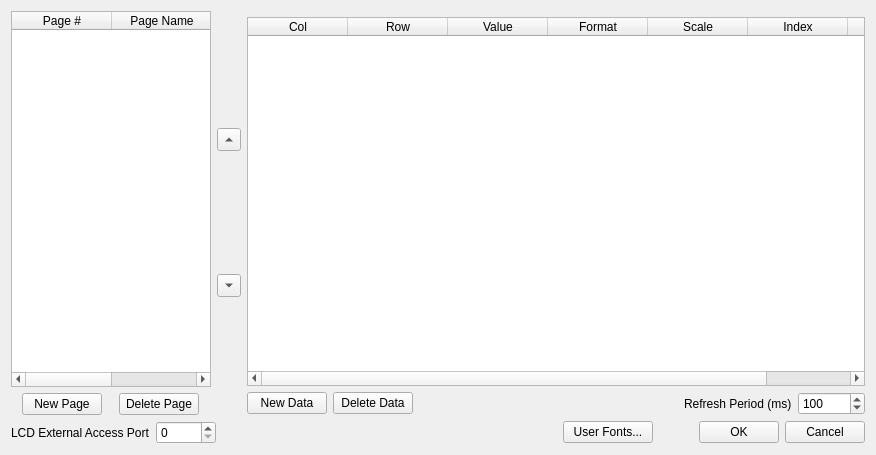
<?xml version="1.0" encoding="UTF-8"?>
<ui version="4.0">
 <class>LCDConfigDlgClass</class>
 <widget class="QWidget" name="LCDConfigDlgClass">
  <property name="geometry">
   <rect>
    <x>0</x>
    <y>0</y>
    <width>876</width>
    <height>455</height>
   </rect>
  </property>
  <property name="windowTitle">
   <string>LCD Config</string>
  </property>
  <layout class="QVBoxLayout" name="verticalLayout_4">
   <item>
    <layout class="QHBoxLayout" name="horizontalLayout_5">
     <item>
      <layout class="QVBoxLayout" name="verticalLayout_3">
       <item>
        <widget class="QTableWidget" name="tablePages">
         <property name="sizePolicy">
          <sizepolicy hsizetype="Fixed" vsizetype="Expanding">
           <horstretch>0</horstretch>
           <verstretch>0</verstretch>
          </sizepolicy>
         </property>
         <property name="maximumSize">
          <size>
           <width>200</width>
           <height>16777215</height>
          </size>
         </property>
         <property name="focusPolicy">
          <enum>Qt::StrongFocus</enum>
         </property>
         <property name="selectionBehavior">
          <enum>QAbstractItemView::SelectRows</enum>
         </property>
         <attribute name="horizontalHeaderStretchLastSection">
          <bool>true</bool>
         </attribute>
         <attribute name="verticalHeaderVisible">
          <bool>false</bool>
         </attribute>
         <column>
          <property name="text">
           <string>Page #</string>
          </property>
         </column>
         <column>
          <property name="text">
           <string>Page Name</string>
          </property>
         </column>
        </widget>
       </item>
       <item>
        <layout class="QHBoxLayout" name="horizontalLayout">
         <item>
          <widget class="QPushButton" name="btnAddPage">
           <property name="sizePolicy">
            <sizepolicy hsizetype="Fixed" vsizetype="Fixed">
             <horstretch>0</horstretch>
             <verstretch>0</verstretch>
            </sizepolicy>
           </property>
           <property name="text">
            <string>New Page</string>
           </property>
          </widget>
         </item>
         <item>
          <widget class="QPushButton" name="btnDeletePage">
           <property name="sizePolicy">
            <sizepolicy hsizetype="Fixed" vsizetype="Fixed">
             <horstretch>0</horstretch>
             <verstretch>0</verstretch>
            </sizepolicy>
           </property>
           <property name="text">
            <string>Delete Page</string>
           </property>
          </widget>
         </item>
         <item>
          <spacer name="horizontalSpacer_3">
           <property name="orientation">
            <enum>Qt::Horizontal</enum>
           </property>
           <property name="sizeType">
            <enum>QSizePolicy::Minimum</enum>
           </property>
           <property name="sizeHint" stdset="0">
            <size>
             <width>0</width>
             <height>2</height>
            </size>
           </property>
          </spacer>
         </item>
        </layout>
       </item>
      </layout>
     </item>
     <item>
      <layout class="QVBoxLayout" name="verticalLayout">
       <item>
        <widget class="QToolButton" name="btnPageUp">
         <property name="text">
          <string>...</string>
         </property>
         <property name="arrowType">
          <enum>Qt::UpArrow</enum>
         </property>
        </widget>
       </item>
       <item>
        <widget class="QToolButton" name="btnPageDown">
         <property name="text">
          <string>...</string>
         </property>
         <property name="arrowType">
          <enum>Qt::DownArrow</enum>
         </property>
        </widget>
       </item>
      </layout>
     </item>
     <item>
      <layout class="QHBoxLayout" name="horizontalLayout_4">
       <item>
        <layout class="QVBoxLayout" name="verticalLayout_2">
         <item>
          <widget class="LCDWidget" name="lcd" native="true">
           <property name="sizePolicy">
            <sizepolicy hsizetype="Expanding" vsizetype="Minimum">
             <horstretch>0</horstretch>
             <verstretch>0</verstretch>
            </sizepolicy>
           </property>
           <property name="minimumSize">
            <size>
             <width>200</width>
             <height>0</height>
            </size>
           </property>
           <property name="sizeIncrement">
            <size>
             <width>6</width>
             <height>8</height>
            </size>
           </property>
          </widget>
         </item>
         <item>
          <widget class="QTableWidget" name="tableData">
           <property name="focusPolicy">
            <enum>Qt::StrongFocus</enum>
           </property>
           <property name="selectionBehavior">
            <enum>QAbstractItemView::SelectRows</enum>
           </property>
           <attribute name="horizontalHeaderStretchLastSection">
            <bool>true</bool>
           </attribute>
           <attribute name="verticalHeaderVisible">
            <bool>false</bool>
           </attribute>
           <column>
            <property name="text">
             <string>Col</string>
            </property>
           </column>
           <column>
            <property name="text">
             <string>Row</string>
            </property>
           </column>
           <column>
            <property name="text">
             <string>Value</string>
            </property>
           </column>
           <column>
            <property name="text">
             <string>Format</string>
            </property>
           </column>
           <column>
            <property name="text">
             <string>Scale</string>
            </property>
           </column>
           <column>
            <property name="text">
             <string>Index</string>
            </property>
           </column>
           <column>
            <property name="text">
             <string>Test Value</string>
            </property>
           </column>
          </widget>
         </item>
         <item>
          <layout class="QHBoxLayout" name="horizontalLayout_2">
           <item>
            <widget class="QPushButton" name="btnAddData">
             <property name="sizePolicy">
              <sizepolicy hsizetype="Fixed" vsizetype="Fixed">
               <horstretch>0</horstretch>
               <verstretch>0</verstretch>
              </sizepolicy>
             </property>
             <property name="text">
              <string>New Data</string>
             </property>
            </widget>
           </item>
           <item>
            <widget class="QPushButton" name="btnDeleteData">
             <property name="sizePolicy">
              <sizepolicy hsizetype="Fixed" vsizetype="Fixed">
               <horstretch>0</horstretch>
               <verstretch>0</verstretch>
              </sizepolicy>
             </property>
             <property name="text">
              <string>Delete Data</string>
             </property>
            </widget>
           </item>
           <item>
            <spacer name="horizontalSpacer_2">
             <property name="orientation">
              <enum>Qt::Horizontal</enum>
             </property>
             <property name="sizeHint" stdset="0">
              <size>
               <width>40</width>
               <height>20</height>
              </size>
             </property>
            </spacer>
           </item>
           <item>
            <widget class="QLabel" name="label">
             <property name="text">
              <string>Refresh Period (ms)</string>
             </property>
            </widget>
           </item>
           <item>
            <widget class="QSpinBox" name="editRefreshRate">
             <property name="minimumSize">
              <size>
               <width>60</width>
               <height>0</height>
              </size>
             </property>
             <property name="maximum">
              <number>99999999</number>
             </property>
             <property name="value">
              <number>100</number>
             </property>
            </widget>
           </item>
          </layout>
         </item>
        </layout>
       </item>
      </layout>
     </item>
    </layout>
   </item>
   <item>
    <layout class="QHBoxLayout" name="horizontalLayout_3">
     <item>
      <widget class="QLabel" name="label_2">
       <property name="text">
        <string>LCD External Access Port</string>
       </property>
       <property name="textInteractionFlags">
        <set>Qt::NoTextInteraction</set>
       </property>
      </widget>
     </item>
     <item>
      <widget class="QSpinBox" name="editPort">
       <property name="sizePolicy">
        <sizepolicy hsizetype="Fixed" vsizetype="Fixed">
         <horstretch>0</horstretch>
         <verstretch>0</verstretch>
        </sizepolicy>
       </property>
       <property name="minimumSize">
        <size>
         <width>60</width>
         <height>0</height>
        </size>
       </property>
       <property name="maximumSize">
        <size>
         <width>60</width>
         <height>16777215</height>
        </size>
       </property>
       <property name="maximum">
        <number>65535</number>
       </property>
      </widget>
     </item>
     <item>
      <spacer name="horizontalSpacer">
       <property name="orientation">
        <enum>Qt::Horizontal</enum>
       </property>
       <property name="sizeHint" stdset="0">
        <size>
         <width>40</width>
         <height>20</height>
        </size>
       </property>
      </spacer>
     </item>
     <item>
      <widget class="QPushButton" name="btnUserFonts">
       <property name="minimumSize">
        <size>
         <width>90</width>
         <height>0</height>
        </size>
       </property>
       <property name="text">
        <string>User Fonts...</string>
       </property>
      </widget>
     </item>
     <item>
      <spacer name="horizontalSpacer_4">
       <property name="orientation">
        <enum>Qt::Horizontal</enum>
       </property>
       <property name="sizeType">
        <enum>QSizePolicy::Fixed</enum>
       </property>
       <property name="sizeHint" stdset="0">
        <size>
         <width>40</width>
         <height>20</height>
        </size>
       </property>
      </spacer>
     </item>
     <item>
      <widget class="QPushButton" name="btnOk">
       <property name="text">
        <string>OK</string>
       </property>
       <property name="default">
        <bool>false</bool>
       </property>
      </widget>
     </item>
     <item>
      <widget class="QPushButton" name="btnCancel">
       <property name="text">
        <string>Cancel</string>
       </property>
      </widget>
     </item>
    </layout>
   </item>
  </layout>
 </widget>
 <layoutdefault spacing="6" margin="11"/>
 <customwidgets>
  <customwidget>
   <class>LCDWidget</class>
   <extends>QWidget</extends>
   <header>lcdwidget.h</header>
   <container>1</container>
  </customwidget>
 </customwidgets>
 <tabstops>
  <tabstop>btnOk</tabstop>
  <tabstop>btnCancel</tabstop>
  <tabstop>tablePages</tabstop>
  <tabstop>tableData</tabstop>
  <tabstop>btnPageUp</tabstop>
  <tabstop>btnPageDown</tabstop>
  <tabstop>btnAddPage</tabstop>
  <tabstop>btnDeletePage</tabstop>
  <tabstop>btnAddData</tabstop>
  <tabstop>btnDeleteData</tabstop>
  <tabstop>editRefreshRate</tabstop>
 </tabstops>
 <resources/>
 <connections>
  <connection>
   <sender>btnAddPage</sender>
   <signal>clicked()</signal>
   <receiver>LCDConfigDlgClass</receiver>
   <slot>onNewPage()</slot>
   <hints>
    <hint type="sourcelabel">
     <x>53</x>
     <y>402</y>
    </hint>
    <hint type="destinationlabel">
     <x>55</x>
     <y>271</y>
    </hint>
   </hints>
  </connection>
  <connection>
   <sender>btnDeletePage</sender>
   <signal>clicked()</signal>
   <receiver>LCDConfigDlgClass</receiver>
   <slot>onDeletePage()</slot>
   <hints>
    <hint type="sourcelabel">
     <x>130</x>
     <y>396</y>
    </hint>
    <hint type="destinationlabel">
     <x>142</x>
     <y>277</y>
    </hint>
   </hints>
  </connection>
  <connection>
   <sender>btnAddData</sender>
   <signal>clicked()</signal>
   <receiver>LCDConfigDlgClass</receiver>
   <slot>onNewData()</slot>
   <hints>
    <hint type="sourcelabel">
     <x>305</x>
     <y>402</y>
    </hint>
    <hint type="destinationlabel">
     <x>238</x>
     <y>274</y>
    </hint>
   </hints>
  </connection>
  <connection>
   <sender>btnDeleteData</sender>
   <signal>clicked()</signal>
   <receiver>LCDConfigDlgClass</receiver>
   <slot>onDeleteData()</slot>
   <hints>
    <hint type="sourcelabel">
     <x>371</x>
     <y>402</y>
    </hint>
    <hint type="destinationlabel">
     <x>277</x>
     <y>287</y>
    </hint>
   </hints>
  </connection>
  <connection>
   <sender>btnOk</sender>
   <signal>clicked()</signal>
   <receiver>LCDConfigDlgClass</receiver>
   <slot>onOK()</slot>
   <hints>
    <hint type="sourcelabel">
     <x>733</x>
     <y>431</y>
    </hint>
    <hint type="destinationlabel">
     <x>371</x>
     <y>287</y>
    </hint>
   </hints>
  </connection>
  <connection>
   <sender>btnCancel</sender>
   <signal>clicked()</signal>
   <receiver>LCDConfigDlgClass</receiver>
   <slot>onCancel()</slot>
   <hints>
    <hint type="sourcelabel">
     <x>818</x>
     <y>434</y>
    </hint>
    <hint type="destinationlabel">
     <x>485</x>
     <y>289</y>
    </hint>
   </hints>
  </connection>
  <connection>
   <sender>tableData</sender>
   <signal>itemChanged(QTableWidgetItem*)</signal>
   <receiver>LCDConfigDlgClass</receiver>
   <slot>onItemChanged(QTableWidgetItem*)</slot>
   <hints>
    <hint type="sourcelabel">
     <x>417</x>
     <y>173</y>
    </hint>
    <hint type="destinationlabel">
     <x>439</x>
     <y>236</y>
    </hint>
   </hints>
  </connection>
  <connection>
   <sender>tableData</sender>
   <signal>currentItemChanged(QTableWidgetItem*,QTableWidgetItem*)</signal>
   <receiver>LCDConfigDlgClass</receiver>
   <slot>onCurrentItemChanged(QTableWidgetItem*,QTableWidgetItem*)</slot>
   <hints>
    <hint type="sourcelabel">
     <x>660</x>
     <y>202</y>
    </hint>
    <hint type="destinationlabel">
     <x>523</x>
     <y>415</y>
    </hint>
   </hints>
  </connection>
  <connection>
   <sender>tablePages</sender>
   <signal>itemChanged(QTableWidgetItem*)</signal>
   <receiver>LCDConfigDlgClass</receiver>
   <slot>onPageItemChanged(QTableWidgetItem*)</slot>
   <hints>
    <hint type="sourcelabel">
     <x>110</x>
     <y>170</y>
    </hint>
    <hint type="destinationlabel">
     <x>189</x>
     <y>418</y>
    </hint>
   </hints>
  </connection>
  <connection>
   <sender>tablePages</sender>
   <signal>currentItemChanged(QTableWidgetItem*,QTableWidgetItem*)</signal>
   <receiver>LCDConfigDlgClass</receiver>
   <slot>onPageCurrentItemChanged(QTableWidgetItem*,QTableWidgetItem*)</slot>
   <hints>
    <hint type="sourcelabel">
     <x>156</x>
     <y>340</y>
    </hint>
    <hint type="destinationlabel">
     <x>177</x>
     <y>413</y>
    </hint>
   </hints>
  </connection>
  <connection>
   <sender>btnPageUp</sender>
   <signal>clicked()</signal>
   <receiver>LCDConfigDlgClass</receiver>
   <slot>onPageUp()</slot>
   <hints>
    <hint type="sourcelabel">
     <x>228</x>
     <y>143</y>
    </hint>
    <hint type="destinationlabel">
     <x>229</x>
     <y>2</y>
    </hint>
   </hints>
  </connection>
  <connection>
   <sender>btnPageDown</sender>
   <signal>clicked()</signal>
   <receiver>LCDConfigDlgClass</receiver>
   <slot>onPageDown()</slot>
   <hints>
    <hint type="sourcelabel">
     <x>228</x>
     <y>287</y>
    </hint>
    <hint type="destinationlabel">
     <x>212</x>
     <y>-13</y>
    </hint>
   </hints>
  </connection>
  <connection>
   <sender>btnUserFonts</sender>
   <signal>clicked()</signal>
   <receiver>LCDConfigDlgClass</receiver>
   <slot>onEditUserFonts()</slot>
   <hints>
    <hint type="sourcelabel">
     <x>619</x>
     <y>432</y>
    </hint>
    <hint type="destinationlabel">
     <x>680</x>
     <y>416</y>
    </hint>
   </hints>
  </connection>
 </connections>
 <slots>
  <slot>onNewPage()</slot>
  <slot>onDeletePage()</slot>
  <slot>onNewData()</slot>
  <slot>onDeleteData()</slot>
  <slot>onOK()</slot>
  <slot>onCancel()</slot>
  <slot>onItemChanged(QTableWidgetItem*)</slot>
  <slot>onCurrentItemChanged(QTableWidgetItem*,QTableWidgetItem*)</slot>
  <slot>onPageItemChanged(QTableWidgetItem*)</slot>
  <slot>onPageCurrentItemChanged(QTableWidgetItem*,QTableWidgetItem*)</slot>
  <slot>onPageUp()</slot>
  <slot>onPageDown()</slot>
  <slot>onEditUserFonts()</slot>
 </slots>
</ui>
